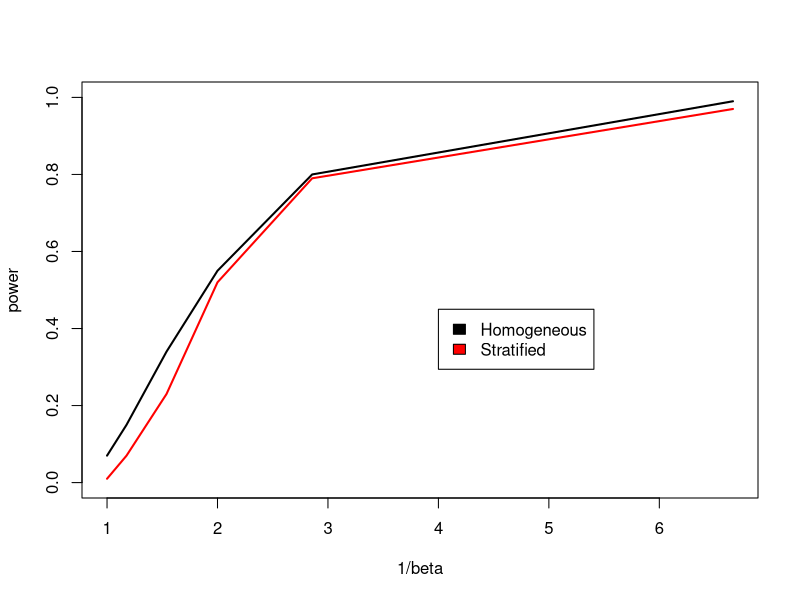

This figure's R source:
pwr.strat<-c(0.01,0.07,0.23,0.52,0.79,.97)
pwr.hom<-c(0.07,0.15,0.34,0.55,.8,.99)
bta<-c(1,.85,.65,.5,.35,.15)
plot(1/bta,pwr.strat,type="l",col="red",xlab="1/beta",ylab="power",lwd=2,ylim=c(0,1))
lines(1/bta,pwr.hom,lwd=2)
legend(4,.45,c("Homogeneous","Stratified"),fill=c("black","red"))